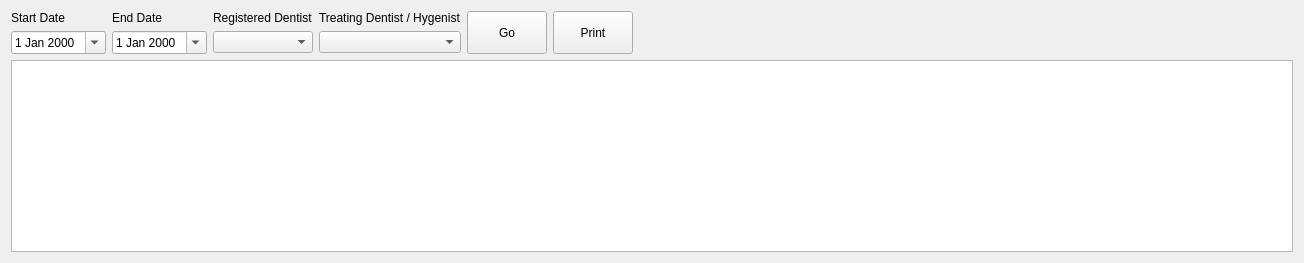
      <widget class="QWidget" name="tab_16" >
       <attribute name="title" >
        <string>Daybook</string>
       </attribute>
       <attribute name="icon" >
        <iconset resource="../resources/resources.qrc" >
         <normaloff>:/txt.png</normaloff>:/txt.png</iconset>
       </attribute>
       <layout class="QGridLayout" >
        <item row="0" column="0" >
         <widget class="QLabel" name="label_29" >
          <property name="text" >
           <string>Start Date</string>
          </property>
         </widget>
        </item>
        <item row="0" column="1" >
         <widget class="QLabel" name="label_30" >
          <property name="text" >
           <string>End Date</string>
          </property>
         </widget>
        </item>
        <item row="0" column="2" >
         <widget class="QLabel" name="label_28" >
          <property name="text" >
           <string>Registered Dentist</string>
          </property>
         </widget>
        </item>
        <item row="0" column="3" >
         <widget class="QLabel" name="label_31" >
          <property name="text" >
           <string>Treating Dentist / Hygenist</string>
          </property>
         </widget>
        </item>
        <item rowspan="2" row="0" column="4" >
         <widget class="QPushButton" name="daybookGoPushButton" >
          <property name="sizePolicy" >
           <sizepolicy vsizetype="Preferred" hsizetype="Preferred" >
            <horstretch>0</horstretch>
            <verstretch>0</verstretch>
           </sizepolicy>
          </property>
          <property name="text" >
           <string>Go</string>
          </property>
          <property name="icon" >
           <iconset resource="../resources/resources.qrc" >
            <normaloff>:/button_ok.png</normaloff>:/button_ok.png</iconset>
          </property>
          <property name="iconSize" >
           <size>
            <width>24</width>
            <height>24</height>
           </size>
          </property>
         </widget>
        </item>
        <item rowspan="2" row="0" column="5" >
         <widget class="QPushButton" name="daybookPrintButton" >
          <property name="sizePolicy" >
           <sizepolicy vsizetype="Preferred" hsizetype="Preferred" >
            <horstretch>0</horstretch>
            <verstretch>0</verstretch>
           </sizepolicy>
          </property>
          <property name="maximumSize" >
           <size>
            <width>16777215</width>
            <height>16777215</height>
           </size>
          </property>
          <property name="toolTip" >
           <string>Print the Data</string>
          </property>
          <property name="text" >
           <string>Print</string>
          </property>
          <property name="icon" >
           <iconset resource="../resources/resources.qrc" >
            <normaloff>:/ps.png</normaloff>:/ps.png</iconset>
          </property>
          <property name="iconSize" >
           <size>
            <width>32</width>
            <height>32</height>
           </size>
          </property>
         </widget>
        </item>
        <item rowspan="2" row="0" column="6" >
         <spacer>
          <property name="orientation" >
           <enum>Qt::Horizontal</enum>
          </property>
          <property name="sizeHint" stdset="0" >
           <size>
            <width>654</width>
            <height>20</height>
           </size>
          </property>
         </spacer>
        </item>
        <item row="1" column="0" >
         <widget class="QDateEdit" name="daybookStartDateEdit" >
          <property name="calendarPopup" >
           <bool>true</bool>
          </property>
         </widget>
        </item>
        <item row="1" column="1" >
         <widget class="QDateEdit" name="daybookEndDateEdit" >
          <property name="calendarPopup" >
           <bool>true</bool>
          </property>
         </widget>
        </item>
        <item row="1" column="2" >
         <widget class="QComboBox" name="daybookDent1ComboBox" />
        </item>
        <item row="1" column="3" >
         <widget class="QComboBox" name="daybookDent2ComboBox" />
        </item>
        <item row="2" column="0" colspan="7" >
         <widget class="QTextBrowser" name="daybookTextBrowser" />
        </item>
       </layout>
      </widget>
